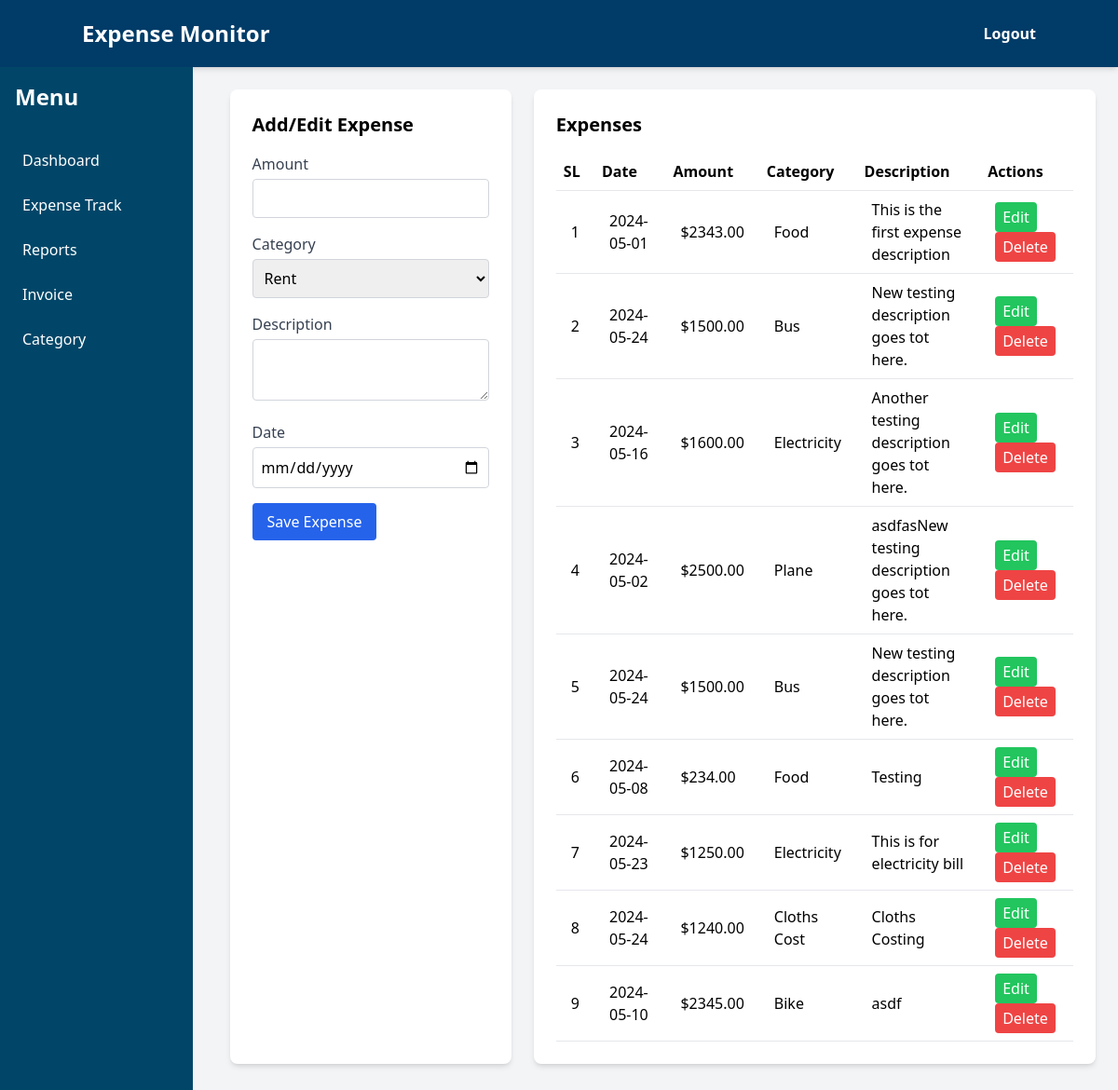
The page /expense-tracking.php (signed in) on the database its author committed.
### tables this page shows
CREATE TABLE `expenses` (
  `id` int(11) NOT NULL,
  `amount` decimal(10,2) NOT NULL,
  `category` varchar(255) DEFAULT NULL,
  `description` text DEFAULT NULL,
  `date` date NOT NULL,
  `user_id` int(11) DEFAULT NULL,
  `category_id` int(11) DEFAULT NULL
);

CREATE TABLE `categories` (
  `id` int(11) NOT NULL,
  `name` varchar(255) NOT NULL
);

### all_query.php (called while the page is built, shortened)
<?php
function getCategories($conn) {
    $stmt = $conn->prepare("SELECT * from categories");
    $stmt->execute();
    $result = $stmt->get_result();
    $categories = $result->fetch_all(MYSQLI_ASSOC);
    return $categories;
}
function getExpenses($conn) {
    $stmt = $conn->prepare("SELECT e.id, e.amount, e.description, e.date, c.name FROM expenses AS e LEFT JOIN categories AS c ON e.category_id = c.id");
    $stmt->execute();
    $result = $stmt->get_result();
    $expenses = $result->fetch_all(MYSQLI_ASSOC);
    return $expenses;
}
?>

### expense-tracking.php (the view, shortened to what this page needs)
<?php
require 'db_config.php';
require 'all_query.php';
$all_expenses = getExpenses($conn);
$all_categories = getCategories($conn);
?>
<?php include("layouts/header.php"); ?>
 <div class="flex gap-4 min-h-screen">
  <?php include("layouts/sidebar.php");?>
  <div class="container mx-auto p-6">
    <div class="flex flex-col md:flex-row md:space-x-6">
      <div class="bg-white shadow-md rounded-lg p-6 mb-6 md:mb-0 w-full md:w-1/3">
        <h2 class="text-xl font-bold mb-4">Add/Edit Expense</h2>
        <form id="expense-form" action="<?php echo htmlspecialchars($_SERVER["PHP_SELF"])?>" method="POST">
          <div class="mb-4">
            <label for="amount" class="block text-gray-700">Amount</label>
            <input type="number" id="amount" class="w-full p-2 border border-gray-300 rounded mt-1" name="amount" >
          </div>
          <div class="mb-4">
            <label for="category_id" class="block text-gray-700">Category</label>
            <select id="category_id" class="w-full p-2 border border-gray-300 rounded mt-1" name="category_id">
              <?php foreach ($all_categories as $key => $category): ?>
                <option value="<?php echo htmlspecialchars($category['id']); ?>"><?php echo htmlspecialchars($category['name']); ?></option>
              <?php endforeach; ?>
            </select>
          </div>
          <div class="mb-4">
            <label for="description" class="block text-gray-700">Description</label>
            <textarea id="description" class="w-full p-2 border border-gray-300 rounded mt-1" name="description"></textarea>
          </div>
          <div class="mb-4">
            <label for="date" class="block text-gray-700">Date</label>
            <input type="date" id="date" class="w-full p-2 border border-gray-300 rounded mt-1" name="date">
          </div>
          <button type="submit" class="bg-blue-600 text-white px-4 py-2 rounded">Save Expense</button>
        </form>
      </div>
      <div class="bg-white shadow-md rounded-lg p-6 w-full md:w-2/3">
        <h2 class="text-xl font-bold mb-4">Expenses</h2>
        <table class="min-w-full bg-white">
          <thead>
            <tr>
              <th class="py-2 px-2 text-left border-b">SL</th>
              <th class="py-2 px-2 text-left border-b">Date</th>
              <th class="py-2 px-2 text-left border-b">Amount</th>
              <th class="py-2 px-2 text-left border-b">Category</th>
              <th class="py-2 px-2 text-left border-b">Description</th>
              <th class="py-2 px-2 text-left border-b">Actions</th>
            </tr>
          </thead>
          <tbody id="expense-list">
            <?php foreach ($all_expenses as $key => $expense): ?>
            <tr>
              <td class="py-2 px-4 border-b"><?php echo $key+1 ?></td>
              <td class="py-2 px-4 border-b"><?php echo htmlspecialchars($expense['date']); ?></td>
              <td class="py-2 px-4 border-b">$<?php echo htmlspecialchars($expense['amount']); ?></td>
              <td class="py-2 px-4 border-b"><?php echo htmlspecialchars($expense['name']); ?></td>
              <td class="py-2 px-4 border-b"><?php echo htmlspecialchars($expense['description']); ?></td>
              <td class="py-2 px-4 border-b">
                <button class="bg-green-500 text-white px-2 py-1 rounded expenseEdit" id="expenseEdit" data-id="<?php echo htmlspecialchars($expense['id']);?>">Edit</button>
                <form action="<?php echo htmlspecialchars($_SERVER["PHP_SELF"])?>" method="POST" class="inline-block">
                    <button type="submit" class="bg-red-500 text-white px-2 py-1 rounded">Delete</button>
                </form>
              </td>
            </tr>
            <?php endforeach ?>
          </tbody>
        </table>
      </div>
    </div>
  </div>
</div>
</body>
</html>

### rows shown on the page
expenses: date "2024-05-01", amount "2343.00", category.name "Food", description "This is the first expense description"
expenses: date "2024-05-24", amount "1500.00", category.name "Bus", description "New testing description goes tot here."
expenses: date "2024-05-16", amount "1600.00", category.name "Electricity", description "Another testing description goes tot here."
expenses: date "2024-05-02", amount "2500.00", category.name "Plane", description "asdfasNew testing description goes tot here."
expenses: date "2024-05-24", amount "1500.00", category.name "Bus", description "New testing description goes tot here."
expenses: date "2024-05-08", amount "234.00", category.name "Food", description "Testing"
expenses: date "2024-05-23", amount "1250.00", category.name "Electricity", description "This is for electricity bill"
expenses: date "2024-05-24", amount "1240.00", category.name "Cloths Cost", description "Cloths Costing"
expenses: date "2024-05-10", amount "2345.00", category.name "Bike", description "asdf"

### other values the page prints
form field category_id "Rent"
